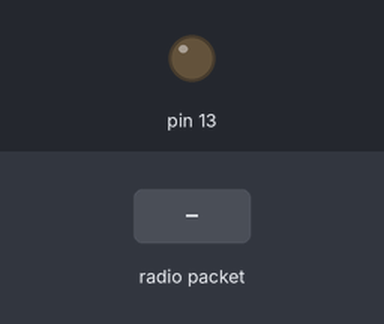
A sketch run on a simulated Arduino Uno, built with avr-gcc and run on an emulated ATmega328P. On the bench: output pins drawn as LEDs (lit = HIGH). The test bench sets the inputs (shaded band). No radio packets arrive unless stated; what the sketch prints to the serial monitor is not drawn.

Above: at 3.2 s.
3.3 s: radio packet "1" arrives
At 4.4 s:
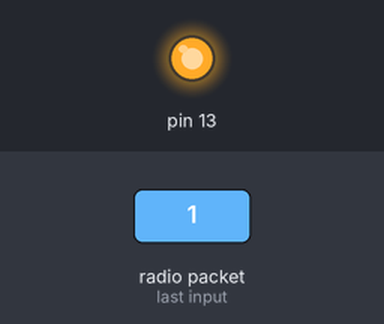
Timing chart, 0 to 9.8 s (numbered marks = the images above; inputs shaded):
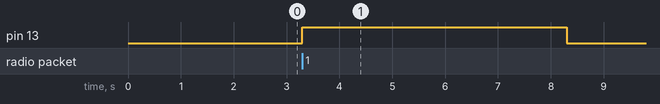

The sketch:

Recepcao_433MHz.ino
```cpp
#include <VirtualWire.h>

byte message[VW_MAX_MESSAGE_LEN];    // Armazena as mensagens recebidas
byte msgLength = VW_MAX_MESSAGE_LEN; // Armazena o tamanho das mensagens


void setup()   {
  Serial.begin(115200);
    vw_set_rx_pin(5); // Define o pino 5 do Arduino como entrada //de dados do receptor
    vw_setup(2000);             // Bits por segundo
    vw_rx_start();              // Inicializa o receptor

  pinMode(13,OUTPUT);
  Serial.print("Aguardando...");
  delay(2000);

}

void loop()
{
uint8_t message[VW_MAX_MESSAGE_LEN];
uint8_t msgLength = VW_MAX_MESSAGE_LEN;


    if (vw_get_message(message, &msgLength))   {
        Serial.print("Recebido: ");
        digitalWrite(13,HIGH);
        delay(5000);
        digitalWrite(13,LOW);
        for (int i = 0; i < msgLength; i++) {
          Serial.write(message[i]);
       }
    Serial.println();
    }
}
```

Measured:
- after the input at 3.3 s, pin 13: LOW → HIGH at once, → LOW 5.0 s later
